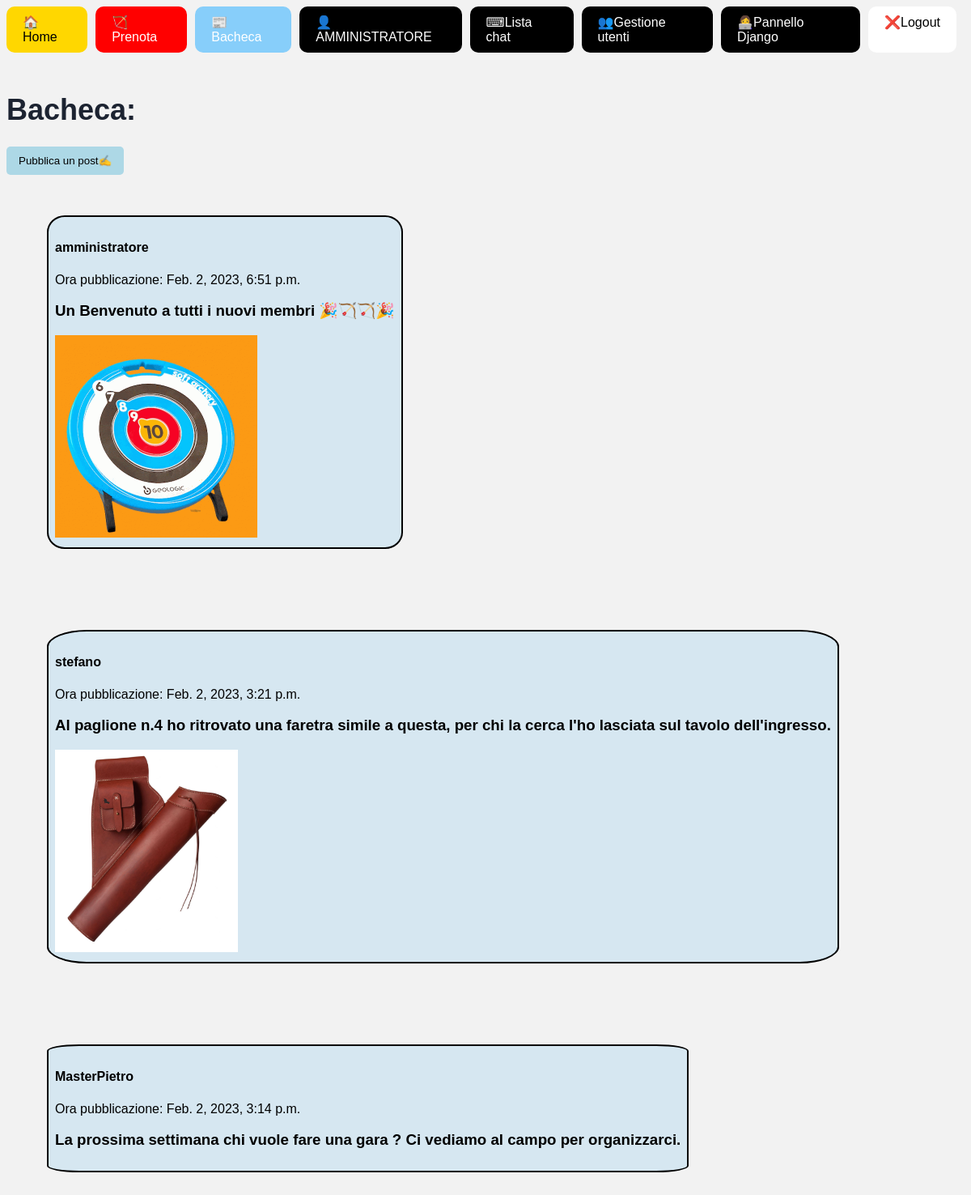
The page /bacheca/ (signed in) on the database its author committed.
### bacheca/models.py (models this page shows)
class Post(models.Model):
    autore = models.ForeignKey(User, on_delete=models.CASCADE)
    ora_creazione = models.DateTimeField(auto_now_add=True)
    messaggio = models.TextField(max_length=256)
    immagine = models.ImageField(
        upload_to='images/', blank=True, null=True)

### bacheca/views.py (the view)
# urls.py: path('', BachecaView.as_view(), name='bacheca'),
class BachecaView(ListView):
    model = Post
    template_name = "/bacheca/post_list.html"
    ordering = ['-ora_creazione']

### bacheca/templates/bacheca/post_list.html (shortened to what this page needs)
{% extends 'base.html' %}
{% block content %}
<h1>Bacheca:</h1>
<form action="{% url 'crea_post'  %}" method="post">
  <input type="submit" value="Pubblica un post✍">
</form>
<ul style="list-style: none; margin: 0; padding: 0;">
  {% for post in object_list %}
    <li>
      <div class="post">
        <h4>{{ post.autore }} </h4>
        <p> Ora pubblicazione: {{post.ora_creazione }} </p>
        <h3>{{ post.messaggio }} </h3>
        {% if post.immagine %}
        <img src="{{ post.immagine.url}}" width=auto height="250">
        {% endif %}
      </div>
    </li>
  {% endfor %}
</ul>
{% endblock %}

### templates/base.html (style rules this page uses)
body { background-color: #f2f2f2; font-family: Arial, sans-serif; }
h1 { color: #1c2331; font-size: 36px; margin-top: 50px; }
input[type=submit] { padding:10px 15px; background:#ccc; border:0 none; cursor:pointer; -webkit-border-radius: 5px; border-radius: 5px; background-color: lightblue; }
.post { background-color: #D6E7F1; border: 2px solid black; border-radius: 5%; height: auto; padding: 8px; width: auto; display: inline-block; margin: 50px; position: relative; }

### rows shown on the page
Post: autore "amministratore", ora_creazione "Feb. 2, 2023, 6:51 p.m.", messaggio "Un Benvenuto a tutti i nuovi membri 🎉🏹🏹🎉", immagine (picture)
Post: autore "stefano", ora_creazione "Feb. 2, 2023, 3:21 p.m.", messaggio "Al paglione n.4 ho ritrovato una faretra simile a questa, per chi la cerca l'ho lasciata sul tavolo dell'ingresso.", immagine (picture)
Post: autore "MasterPietro", ora_creazione "Feb. 2, 2023, 3:14 p.m.", messaggio "La prossima settimana chi vuole fare una gara ? Ci vediamo al campo per organizzarci."
